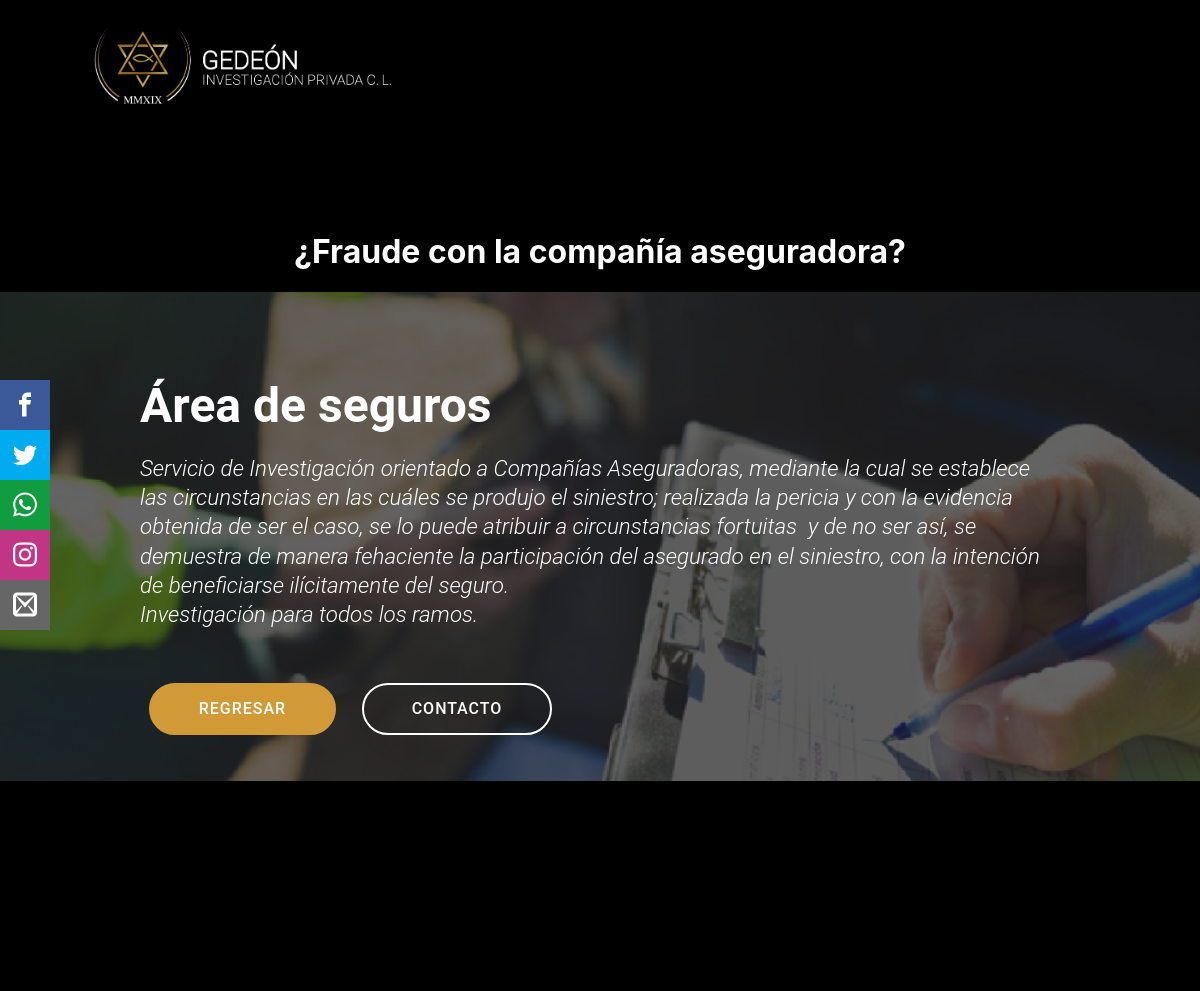
The page /controller/servicios.php?nombre=seguros on the database its author committed.
### tables this page shows
CREATE TABLE `recursos` (
  `recid` int(11) NOT NULL,
  `recnombre` varchar(50) DEFAULT NULL,
  `recdescripcion` text,
  `recestado` varchar(2) DEFAULT NULL,
  `tipo_recurso_trecid` int(11) NOT NULL
);

### controller/servicios.php (the view, shortened to what this page needs)
<?php
	$usuario = "gedeonAdmin";
	$password = "Gedeon5erver.";
	$servidor = "160.153.53.37";
        $servicio = $_REQUEST["nombre"];
	$conexion = mysqli_connect( $servidor, $usuario, $password ) or die ("No se ha podido conectar al servidor de Base de datos");
	$consulta = "SELECT * FROM recursos WHERE recnombre ='$servicio'";
	$resultado = mysqli_query( $conexion, $consulta ) or die ( "Algo ha ido mal en la consulta a la base de datos");
	while ($columna = mysqli_fetch_array( $resultado ))
	{
		echo  $columna['recdescripcion'] ;
		require_once '../views/footer_content.php';
	}
?>

### views/footer_content.php (shortened to what this page needs)
<section class="footer3 cid-rCah7OWi5z mbr-reveal" id="footer" style="background-color: #000000">
           <div class="container">
               <div class="media-container-row content">
                   <div class="col-md-5 col-sm-4">
                       <div class="mb-3 img-logo">
                       </div>
                   </div>
                   <div class="footer-lower">
                       <div class="media-container-row">
                           <div class="col-sm-12">
                               <hr>
                           </div>
                       </div>
                       <div class="media-container-row">
                           <div class="col-sm-12 copyright">
                           </div>
                       </div>
                   </div>
               </div>
       </section>

### assets/theme/css/style.css (style rules this page uses)
section { background-color: #eeeeee; }
section, .container, .container-fluid { position: relative; word-wrap: break-word; }
a { font-style: normal; font-weight: 400; cursor: pointer; }
a, a:hover { text-decoration: none; }
body { color: #232323; }
h1, h2, h3, h4, h5, h6, .h1, .h2, .h3, .h4, .h5, .h6, .display-1, .display-2, .display-3, .display-4 { line-height: 1; word-break: break-word; word-wrap: break-word; }
b, strong { font-weight: bold; }
body { position: relative; }
section { background-position: 50% 50%; background-repeat: no-repeat; background-size: cover; }
.mbr-white { color: #ffffff; }
.align-left { text-align: left; }
.align-center { text-align: center; }
.mbr-light { font-weight: 300; }
.mbr-bold { font-weight: 700; }
.media-container-row { display: flex; flex-direction: row; flex-wrap: wrap; justify-content: center; align-content: center; align-items: start; }
.media-container-column { display: flex; flex-direction: column; flex-wrap: wrap; justify-content: center; align-content: center; align-items: stretch; }
.media-container-column > * { width: 100%; }
@media (min-width: 992px) { .media-container-row { flex-wrap: nowrap; } }
.mbr-section-btn { margin-left: -0.25rem; margin-right: -0.25rem; font-size: 0; }
.menu .navbar-brand { display: -webkit-flex; }
.menu .navbar-brand span { display: flex; display: -webkit-flex; }
.menu .navbar-brand .navbar-logo img { display: -webkit-flex; }
.navbar { display: -webkit-flex; -webkit-flex-wrap: wrap; -webkit-align-items: center; -webkit-justify-content: space-between; }
.row { display: -webkit-flex; -webkit-flex-wrap: wrap; }
.justify-content-center { -webkit-justify-content: center; }
html, body { height: auto; min-height: 100vh; }

### assets/social/social.css (style rules this page uses)
* { margin:0; padding: 0; -webkit-box-sizing: border-box; -moz-box-sizing: border-box; box-sizing: border-box; }
.social { position: fixed; left: 1; top: 380px; z-index: 2000; }
.social ul { list-style: none; }
.social ul li a { display: inline-block; color:#fff; background: #000; padding: 13px 13px; text-decoration: none; }
.social ul li .icon-facebook { background:#3b5998; }
.social ul li .icon-twitter { background: #00abf0; }
.social ul li .icon-mail2 { background: #666666; }
.social ul li .icon-instagram { background: #C13584; }
.social ul li .icon-whatsapp { background: #119c3f; }

### rows shown on the page
recursos: recdescripcion (picture), recdescripcion "¿Fraude con la compañía aseguradora? Área de seguros Servicio de Investigación orientado a Compañías Aseguradoras, mediante la cual se establece las circunstancias en las cuáles se produjo el siniestro; realizada la pericia y con la evidencia obtenida de ser el caso, se lo puede atribuir a circunstancias fortuitas y de no ser así, se demuestra de manera fehaciente la participación del asegurado en el siniestro, con la intención de beneficiarse ilícitamente del seguro. Investigación para todos los ramos. REGRESAR CONTACTO"
